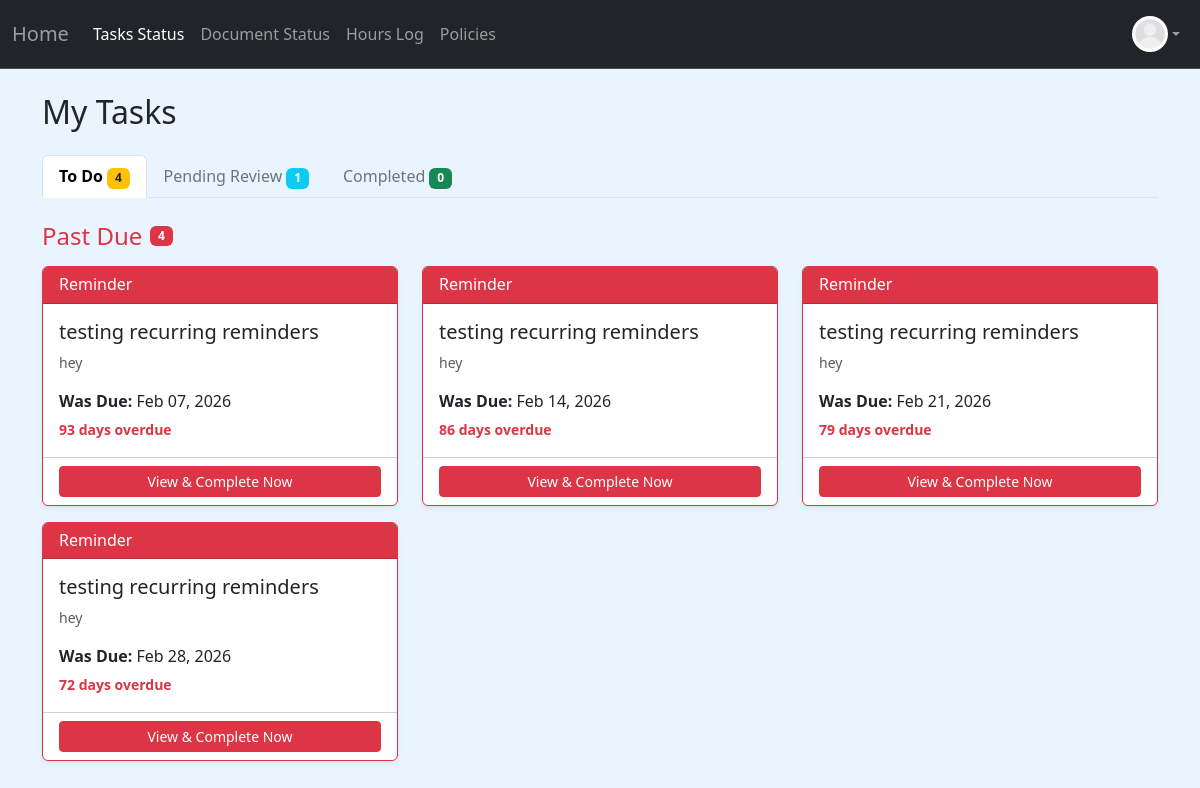
The app's page /my/tasks (signed in) with its own data.
### project/models.py (models this page shows, shortened)
class User(db.Model, UserMixin):
    __tablename__ = 'users'
    id: Mapped[int] = mapped_column(primary_key=True)
    name: Mapped[str] = mapped_column()
    email: Mapped[str] = mapped_column(unique=True)
    address: Mapped[str] = mapped_column(default="None Provided")
    password_hash: Mapped[str] = mapped_column(db.String(128))
    date_created: Mapped[datetime] = mapped_column(DateTime, server_default=func.now())
    total_hours: Mapped[float] = mapped_column(default=0.0)
    picture: Mapped[str] = mapped_column(default="default.jpeg")
    role: Mapped[str] = mapped_column(default="user")  # "user", "volunteer", " intern", "board"
    hours: Mapped[List["Hours"]] = relationship("Hours", back_populates="user", cascade="all, delete-orphan")
    documents: Mapped[List["Document"]] = relationship("Document", back_populates="user", cascade="all, delete-orphan")
    task_assignments: Mapped[List["TaskAssignment"]] = relationship(
        "TaskAssignment",
        back_populates="user",
        cascade="all, delete-orphan"
    )

class Task(db.Model):
    __tablename__ = 'tasks'
    id = db.Column(db.Integer, primary_key=True)
    title = db.Column(db.String(200), nullable=False)
    description = db.Column(db.Text, nullable=False)
    classification = db.Column(db.String(50), nullable=False)  # 'project' or 'reminder'
    assigned_role = db.Column(db.String(50), nullable=False)   # 'intern', 'volunteer', 'board', 'specific'
    created_by = db.Column(db.Integer, db.ForeignKey('users.id'), nullable=False)
    created_at = db.Column(db.DateTime, default=datetime.utcnow)
    is_recurring = db.Column(db.Boolean, default=False)  # Whether this is a recurring reminder
    recurrence_frequency = db.Column(db.String(50), nullable=True)  # 'daily', 'weekly', 'biweekly', 'monthly'
    recurrence_end_date = db.Column(db.Date, nullable=True)  # When to stop creating new assignments
    skip_review = db.Column(db.Boolean, default=False)  # If True, reminder goes straight to 'graded' when completed
    created_by_user = db.relationship('User', foreign_keys=[created_by], backref='created_tasks', lazy=True)
    assignments: Mapped[List["TaskAssignment"]] = relationship(
        "TaskAssignment",
        back_populates="task",
        cascade="all, delete-orphan"
    )

class TaskAssignment(db.Model):
    __tablename__ = 'task_assignments'
    id: Mapped[int] = mapped_column(primary_key=True)
    task_id: Mapped[int] = mapped_column(db.ForeignKey('tasks.id'), name="fk_taskassign_task_id")
    user_id: Mapped[int] = mapped_column(db.ForeignKey('users.id'), name="fk_taskassign_user_id")
    due_date: Mapped[datetime] = mapped_column(DateTime, nullable=False)
    status: Mapped[str] = mapped_column(default="pending")
    upload: Mapped[bool] = mapped_column(default=False)
    filename: Mapped[str] = mapped_column(nullable=True)
    score: Mapped[float] = mapped_column(nullable=True)
    score_denominator: Mapped[float] = mapped_column(nullable=True)
    comments: Mapped[str] = mapped_column(default="")
    task: Mapped["Task"] = relationship("Task", back_populates="assignments")
    user: Mapped["User"] = relationship("User", back_populates="task_assignments")

### app.py (the view)
@app.route("/my/tasks", methods=["GET"])
@login_required
@permission_required('volunteer')
def my_tasks():
    from datetime import datetime, timedelta
    assignments = TaskAssignment.query.filter_by(user_id=current_user.id).all()
    assigned_tasks = [a for a in assignments if a.status == "pending"]
    pending_review = [a for a in assignments if a.status == "done"]
    completed_tasks = [a for a in assignments if a.status == "graded"]
    today = datetime.now().date()
    week_start = today - timedelta(days=today.weekday())  # Monday of current week
    week_end = week_start + timedelta(days=6)  # Sunday of current week
    next_week_start = week_end + timedelta(days=1)  # Monday of next week
    next_week_end = next_week_start + timedelta(days=6)  # Sunday of next week
    overdue_tasks = []
    today_tasks = []
    this_week_tasks = []
    next_week_tasks = []
    later_tasks = []
    for assignment in assigned_tasks:
        due_date = assignment.due_date.date() if assignment.due_date else None
        if due_date:
            if due_date < today:
                overdue_tasks.append(assignment)
            elif due_date == today:
                today_tasks.append(assignment)
            elif week_start <= due_date <= week_end:
                this_week_tasks.append(assignment)
            elif next_week_start <= due_date <= next_week_end:
                next_week_tasks.append(assignment)
            else:
                later_tasks.append(assignment)
        else:
            later_tasks.append(assignment)
    return render_template("my_tasks.html",
                         assigned=assigned_tasks,
                         pending=pending_review,
                         completed=completed_tasks,
                         overdue_tasks=overdue_tasks,
                         today_tasks=today_tasks,
                         this_week_tasks=this_week_tasks,
                         next_week_tasks=next_week_tasks,
                         later_tasks=later_tasks,
                         today=today)

### app.py (called while the page is built)
@app.context_processor
def inject_now():
    return {
        'now': datetime.now,
        'today': date.today
    }

### project/models.py (called while the page is built)
@login_manager.user_loader
def load_user(user_id):
    return User.query.get(user_id)

### project/templates/my_tasks.html (shortened to what this page needs)
{% extends "base.html" %}
{% block content %}
<div class="container mt-4">
    <h2 class="mb-4">
         My Tasks
    </h2>
    <ul class="nav nav-tabs mb-4" id="taskTabs" role="tablist">
        <li class="nav-item" role="presentation">
            <button class="nav-link active" id="assigned-tab" data-bs-toggle="tab" data-bs-target="#assigned" type="button">
                 To Do
                <span class="badge bg-warning text-dark">{{ assigned|length }}</span>
            </button>
        </li>
        <li class="nav-item" role="presentation">
            <button class="nav-link" id="pending-tab" data-bs-toggle="tab" data-bs-target="#pending" type="button">
                 Pending Review
                <span class="badge bg-info">{{ pending|length }}</span>
            </button>
        </li>
        <li class="nav-item" role="presentation">
            <button class="nav-link" id="completed-tab" data-bs-toggle="tab" data-bs-target="#completed" type="button">
                 Completed
                <span class="badge bg-success">{{ completed|length }}</span>
            </button>
        </li>
    </ul>
    <div class="tab-content" id="taskTabsContent">
        <div class="tab-pane fade show active" id="assigned" role="tabpanel">
            {% if assigned %}
                {% if overdue_tasks %}
                <div class="mb-4">
                    <div class="d-flex align-items-center mb-3">
                        <h4 class="text-danger mb-0">
                             Past Due
                        </h4>
                        <span class="badge bg-danger ms-2">{{ overdue_tasks|length }}</span>
                    </div>
                    <div class="row">
                        {% for assignment in overdue_tasks %}
                            {% set task = assignment.task %}
                            <div class="col-md-6 col-lg-4 mb-3">
                                <div class="card h-100 shadow-sm task-card border-danger">
                                    <div class="card-header bg-danger text-white">
                                        <div class="d-flex justify-content-between align-items-center">
                                            <h6 class="mb-0">
                                                {{ task.classification|title }}
                                            </h6>
                                        </div>
                                    </div>
                                    <div class="card-body">
                                        <h5 class="card-title">{{ task.title }}</h5>
                                        <p class="card-text text-muted small">
                                            {{ task.description[:100] }}{% if task.description|length > 100 %}...{% endif %}
                                        </p>
                                        <p class="mb-1">
                                            <strong>Was Due:</strong> {{ assignment.due_date.strftime('%b %d, %Y') }}
                                        </p>
                                        <p class="mb-0">
                                            <small class="text-danger fw-bold">
                                                {% set days_overdue = (today - assignment.due_date.date()).days %}
                                                {{ days_overdue }} day{% if days_overdue != 1 %}s{% endif %} overdue
                                            </small>
                                        </p>
                                    </div>
                                    <div class="card-footer bg-transparent">
                                        <a href="{{ url_for('view_task', assignment_id=assignment.id) }}" class="btn btn-danger btn-sm w-100">
                                             View & Complete Now
                                        </a>
                                    </div>
                                </div>
                            </div>
                        {% endfor %}
                    </div>
                </div>
                {% endif %}
            {% else %}
                <div class="alert alert-info">
                    <i class="fas fa-info-circle"></i> No tasks to do right now. Great job staying on top of things!
                </div>
            {% endif %}
        </div>
    </div>
</div>
{% endblock %}

### project/templates/base.html (shortened to what this page needs)
<!DOCTYPE html>
<html>
  <head>
    <link href="https://cdn.jsdelivr.net/npm/bootstrap@5.3.8/dist/css/bootstrap.min.css" rel="stylesheet">
  </head>
  <body>
    <nav class="navbar navbar-expand bg-dark border-bottom border-body" data-bs-theme="dark">
      <div class="container-fluid d-flex">
        <a class="navbar-brand" id="home-link"
            href="{% if current_user.is_authenticated and current_user.role == 'admin' %}
              {{ url_for('admin_dashboard') }}
            {% elif current_user.is_authenticated and current_user.role == 'board' %}
              {{ url_for('board_dashboard') }}
            {% elif current_user.is_authenticated and current_user.role == 'volunteer' %}
                {{ url_for('volunteer_dashboard') }}
            {% elif current_user.is_authenticated and current_user.role == 'intern' %}
                {{ url_for('intern_dashboard') }}
            {% else %}
              {{ url_for('user_dashboard') }}
          {% endif %}">
          Home
        </a>
        <ul class="navbar-nav mb-2 mb-lg-0 d-flex flex-row">
          {% if current_user.is_authenticated and current_user.role != 'user' %}
            {% if current_user.role == 'admin' or current_user.role == 'board' %}
              <li class="nav-item">
                <a class="nav-link" href="{{ url_for('user_list') }}">User List</a>
              </li>
              <li class="nav-item">
              <a class="nav-link"
              href="{{ url_for('notification') }}">
                  Updates </a>
              </li>
                <li class="nav-item dropdown">
                  <a class="nav-link dropdown-toggle" href="#" id="taskDropdown" role="button" aria-expanded="false">
                    Task Management
                  </a>
                  <ul class="dropdown-menu" aria-labelledby="taskDropdown">
                    <li>
                      <a class="dropdown-item" href="{{ url_for('create_task') }}">Create Task</a>
                    </li>
                    <li>
                      <a class="dropdown-item" href="{{ url_for('task_status') }}">Tasks Status</a>
                    </li>
                  </ul>
                </li>
                <style>
                  .nav-item.dropdown:hover .dropdown-menu {
                    display: block;
                  }
                </style>
            {% else %}
                <li class="nav-item">
                  <a class="nav-link" href="{{ url_for('my_tasks') }}">Tasks Status</a>
                </li>
            {% endif %}
            <li class="nav-item">
              <a class="nav-link" href="{{ url_for('document_status') }}">Document Status</a>
            </li>
            <li class="nav-item">
              <a class="nav-link"
              href="{{ url_for('hours_log') }}">
                  Hours Log </a>
            </li>
            <li class="nav-item">
              <a class="nav-link"
              href="{{ url_for('policies') }}">
                  Policies </a>
            </li>
          {% endif %}
        </ul>
        {% if current_user.is_authenticated %}
        <ul class="navbar-nav ms-auto mb-2 mb-lg-0">
          <li class="nav-item dropdown">
            <a class="nav-link d-flex align-items-center dropdown-toggle" href="#" id="profileDropdown" role="button" aria-expanded="false">
              <img src="{{ url_for('static', filename='profile_pics/' ~ current_user.picture ) }}" alt="Profile" style="height:36px;width:36px;border-radius:50%;">
            </a>
          </li>
        </ul>
        {% endif %}
      </div>
    </nav>
    {% block content %}
    {% endblock %}
  </body>
</html>

### project/templates/base.html (style rules this page uses)
body { background-color: #eaf4ff; }
.dropdown { position: relative; display: inline-block; }
.navbar-brand { color: rgba(255,255,255,0.55) !important; }
.navbar-nav .nav-link { color: rgba(255,255,255,0.55) !important; }
.navbar-nav .nav-link.active-nav { color: white !important; }

### project/templates/my_tasks.html (style rules this page uses)
.task-card { transition: transform 0.2s, box-shadow 0.2s; cursor: pointer; }
.nav-link { color: #6c757d; }
.nav-link.active { font-weight: bold; }

### records on screen
User: picture (placeholder picture)
TaskAssignment: due_date "Feb 07, 2026", days_overdue "93"
Task: classification "Reminder", title "testing recurring reminders", description "hey"
TaskAssignment: due_date "Feb 14, 2026", days_overdue "86"
TaskAssignment: due_date "Feb 21, 2026", days_overdue "79"
TaskAssignment: due_date "Feb 28, 2026", days_overdue "72"

### other values on screen
{{ assigned|length }} "4"
{{ pending|length }} "1"
{{ completed|length }} "0"
{{ overdue_tasks|length }} "4"
